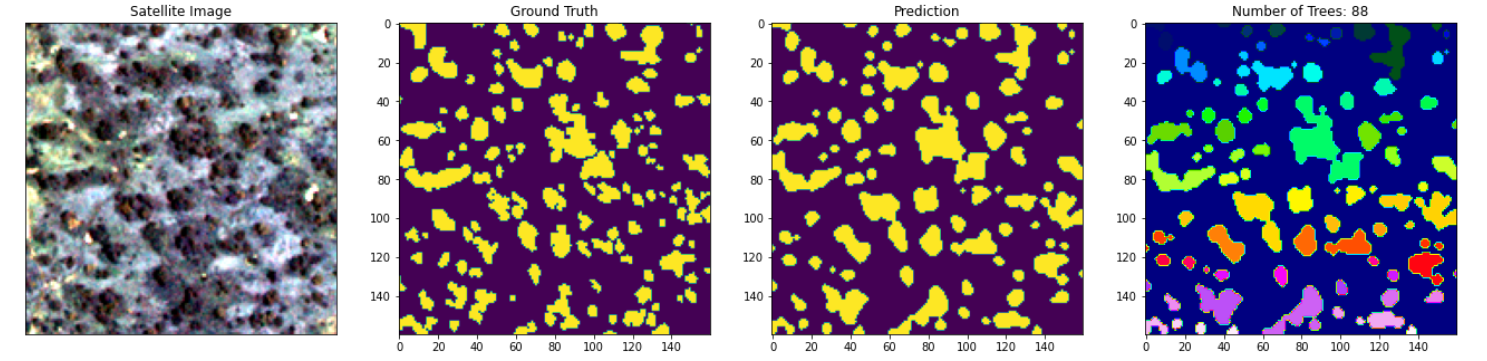
#> input picture Counting-Trees-using-Satellite-Images/imgs/1.png, 1487 x 361 px
$ python -i helper_functions.py   (imports and definitions only)   (older library calls are emulated)
#> lines starting #> are read from the running program, lines starting #| are printed output that depends on the picture
import random
import cv2
import numpy as np
import tifffile as tiff
import earthpy.plot as ep
import matplotlib.pyplot as plt
from skimage import measure
from skimage import filters

# [183 lines left out: functions normalize, get_rand_patch, get_patches, load_data, plot_train_data, Abs_sobel_thresh and 5 more, not called in this run]

def Opening(image, filter_size):
    #Opening is just another name of erosion followed by dilation
    img=np.copy(image)
    kernel=cv2.getStructuringElement(cv2.MORPH_ELLIPSE,(filter_size,filter_size))
    opening = cv2.morphologyEx(img, cv2.MORPH_OPEN, kernel)
    return opening


# [11 lines left out: functions Closing, Denoise, not called in this run]

def Binary(image, threshold, max_value = 1):
    img=np.copy(image)
    (t,masklayer)=cv2.threshold(img,threshold,max_value,cv2.THRESH_BINARY)
    return masklayer

def Gaussian_filter(image, sigma =1):
    img=np.copy(image)
    blur = filters.gaussian(img, sigma=sigma)
    return blur

def Find_threshold_otsu(image):
    t = filters.threshold_otsu(image)
    return t


def ExtractObjects(image):
    img=np.copy(image)
    # [5 lines of commented-out code are left out]
    blob_labels=measure.label(img,background=0)
    number_of_objects=np.unique(blob_labels)
    return blob_labels,number_of_objects


def post_processing(img):

    blur = Gaussian_filter(img, sigma=1)
    t = Find_threshold_otsu(blur)
    binary_img = Binary(blur,t)
    opened_img  = Opening(binary_img, filter_size = 3)
    blob_labels,number_of_objects = ExtractObjects(opened_img)

    return opened_img, number_of_objects, blob_labels

>>> import cv2
>>> picture = cv2.cvtColor(cv2.imread('imgs/1.png'), cv2.COLOR_BGR2RGB)
>>> result = post_processing(picture)
#> in Gaussian_filter, `blur = filters.gaussian(img, sigma=sigma)`:
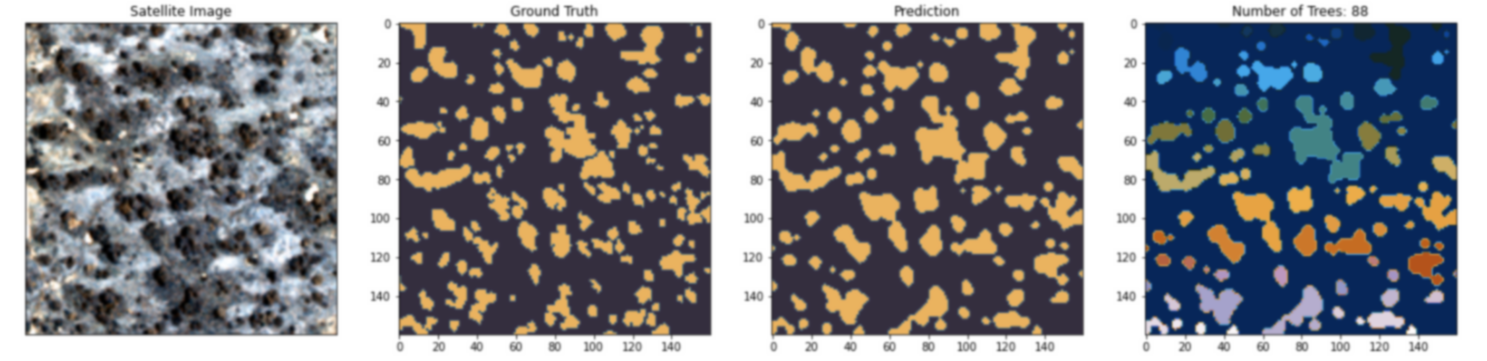
#> blur: shape (361, 1487, 3) float64; mean R, G, B 0.513, 0.511, 0.529
#> in Find_threshold_otsu, `t = filters.threshold_otsu(image)`: t = 0.58
#> in Binary, `(t,masklayer)=cv2.threshold(img,threshold,max_value,cv2.THRESH_BINARY)`:
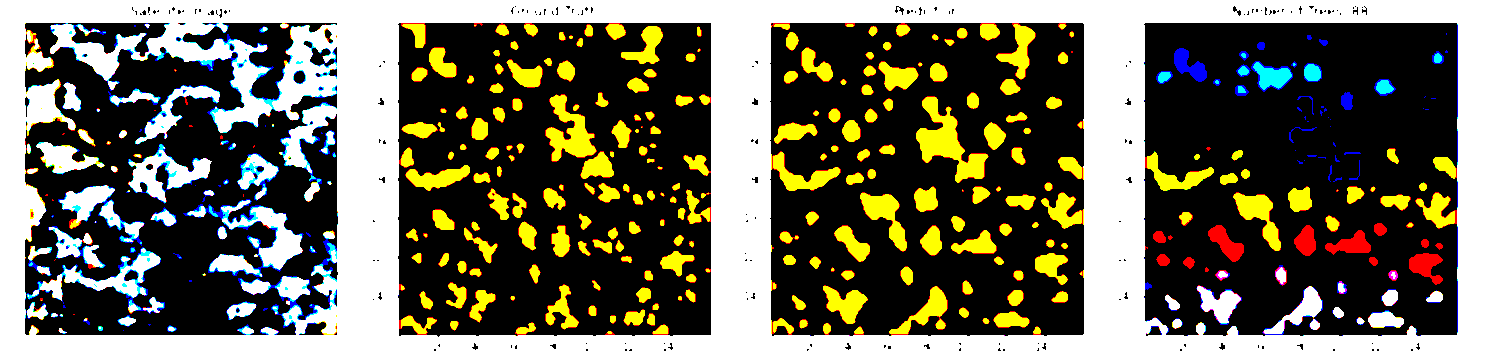
#> masklayer: shape (361, 1487, 3) float64; mean R, G, B 0.427, 0.419, 0.352
#> in ExtractObjects, `blob_labels=measure.label(img,background=0)`:
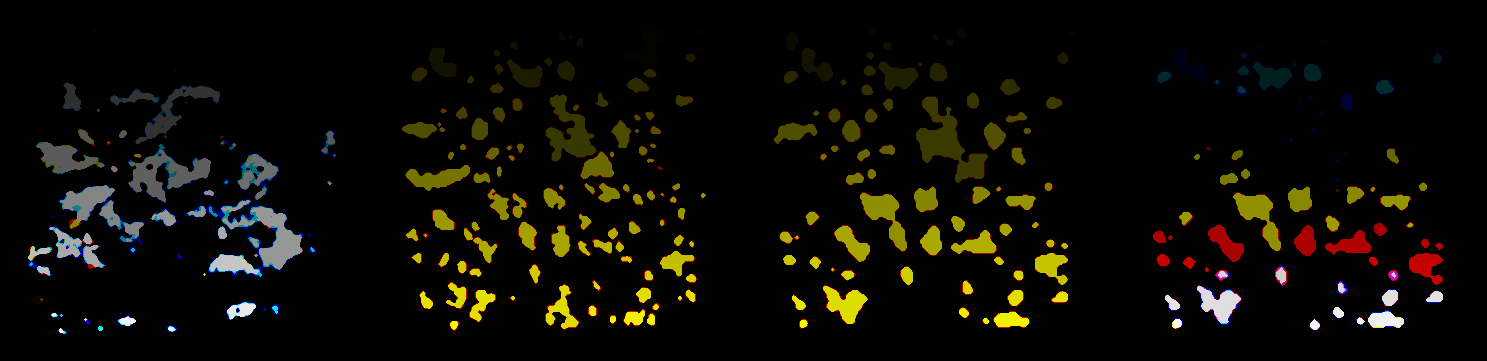
#> blob_labels: shape (361, 1487, 3) int64; mean R, G, B 15.1, 13.3, 5.7; drawn with min black and max white
#> in ExtractObjects, `number_of_objects=np.unique(blob_labels)`: number_of_objects = 295 values from 0 to 294

$ run again, on Counting-Trees-using-Satellite-Images/imgs/2.png
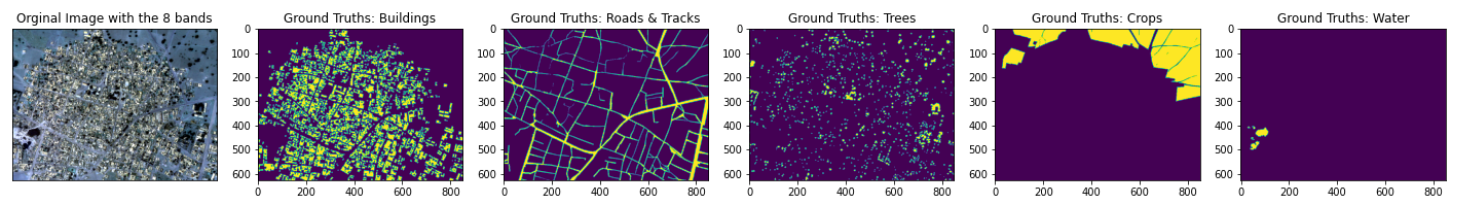
#> input picture Counting-Trees-using-Satellite-Images/imgs/2.png, 1468 x 214 px
#> in Gaussian_filter, `blur = filters.gaussian(img, sigma=sigma)`:
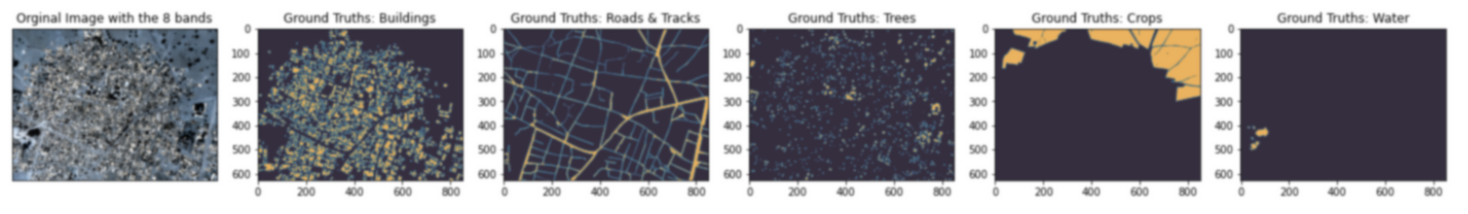
#> blur: shape (214, 1468, 3) float64; mean R, G, B 0.552, 0.547, 0.572
#> in Find_threshold_otsu, `t = filters.threshold_otsu(image)`: t = 0.617
#> in ExtractObjects, `blob_labels=measure.label(img,background=0)`:
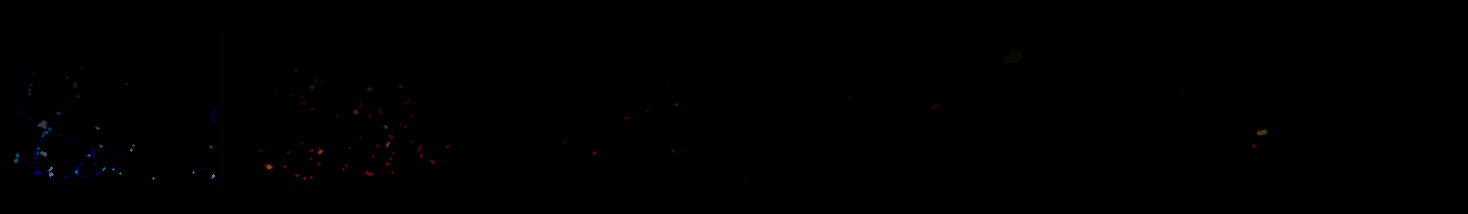
#> blob_labels: shape (214, 1468, 3) int64; mean R, G, B 0.6, 0.5, 0.6
#> in ExtractObjects, `number_of_objects=np.unique(blob_labels)`: number_of_objects = 122 values from 0 to 121

$ run again, on Counting-Trees-using-Satellite-Images/imgs/3.png
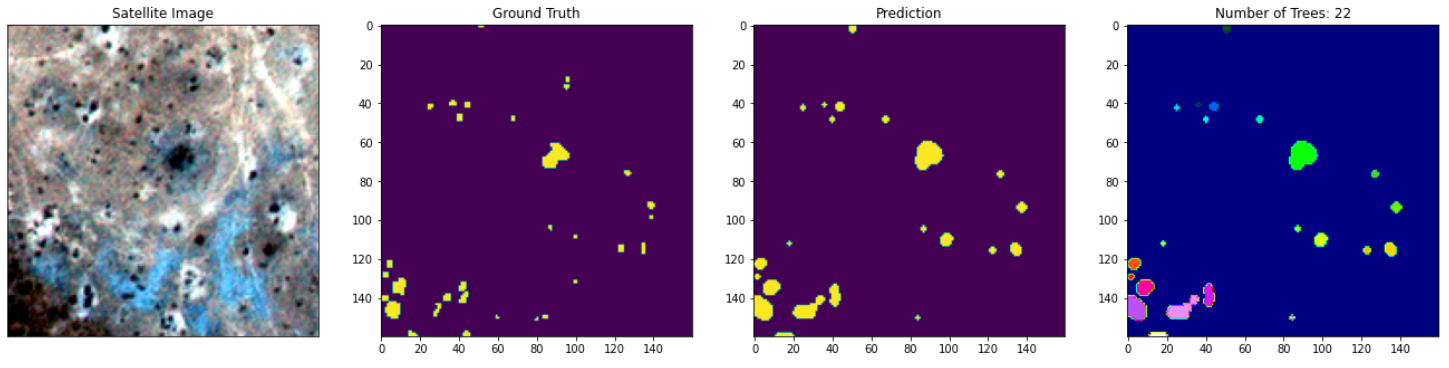
#> input picture Counting-Trees-using-Satellite-Images/imgs/3.png, 1449 x 368 px
#> in Gaussian_filter, `blur = filters.gaussian(img, sigma=sigma)`:
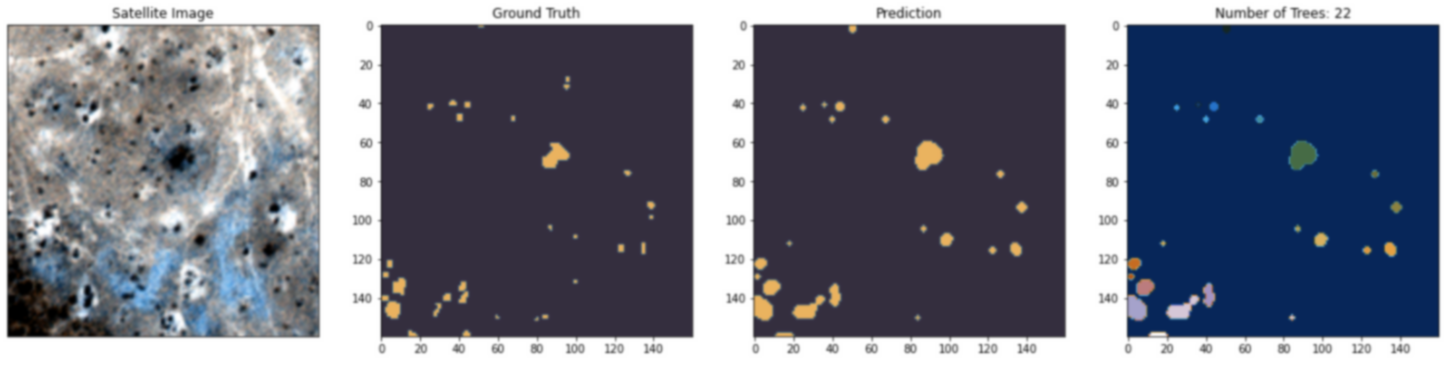
#> blur: shape (368, 1449, 3) float64; mean R, G, B 0.448, 0.462, 0.52
#> in Find_threshold_otsu, `t = filters.threshold_otsu(image)`: t = 0.568
#> in ExtractObjects, `blob_labels=measure.label(img,background=0)`:
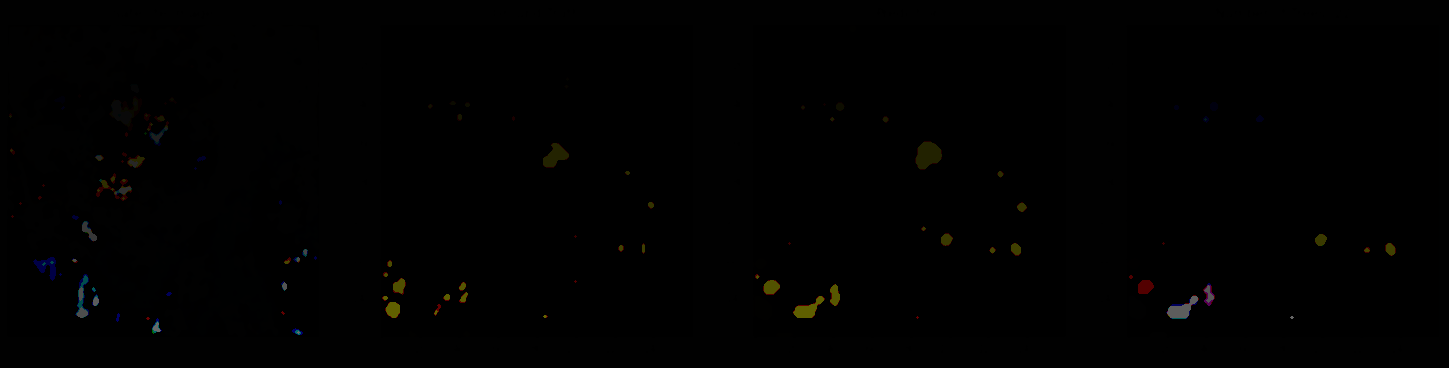
#> blob_labels: shape (368, 1449, 3) int64; mean R, G, B 1, 0.9, 0.6
#> in ExtractObjects, `number_of_objects=np.unique(blob_labels)`: number_of_objects = 106 values from 0 to 105
